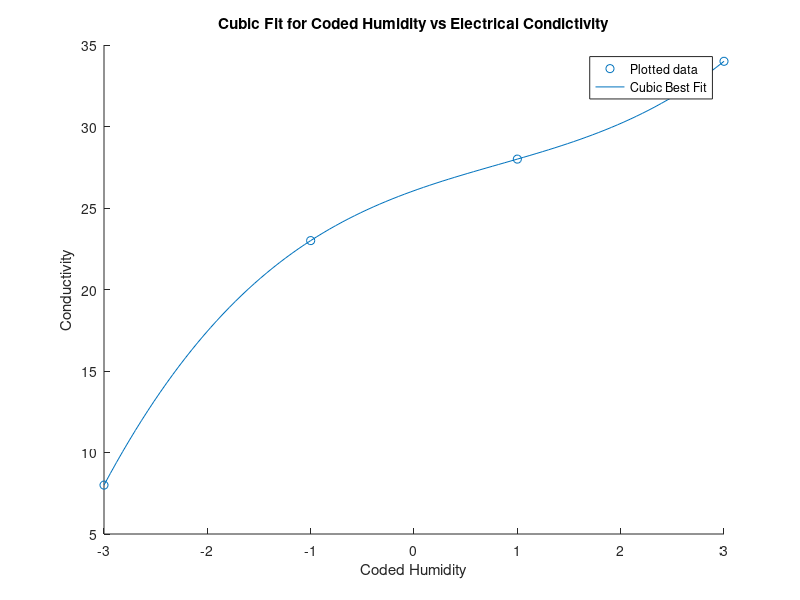

Source code (MATLAB):
clear;
M = zeros(2, 4);
M(1, :) = [20 30 40 50];
M(2, :) = [8 23 28 34];
humid = M(1, :);
elec = M(2, :);
x = (M(1, :) - 35) / 5;

A = zeros(4, length(x));
A(1, :) = x.^3;
A(2, :) = x.^2;
A(3, :) = x; 
A(4, :) = A(4, :) + 1;
A = A';

y = elec';
%u = [A b]';
A_star = A' * A;
u_star = A' * y;

u = mldivide(A_star, u_star);
u = u';

x_vec = linspace(-3, 3, 100);
cubic_fit = u(1).*x_vec.^3 + u(2).*x_vec.^2 + u(3).*x_vec + u(4);
scatter(x, y);
hold on;
plot(x_vec, cubic_fit);
xlabel("Coded Humidity");
ylabel("Conductivity");
legend("Plotted data", "Cubic Best Fit");
title("Cubic Fit for Coded Humidity vs Electrical Condictivity");